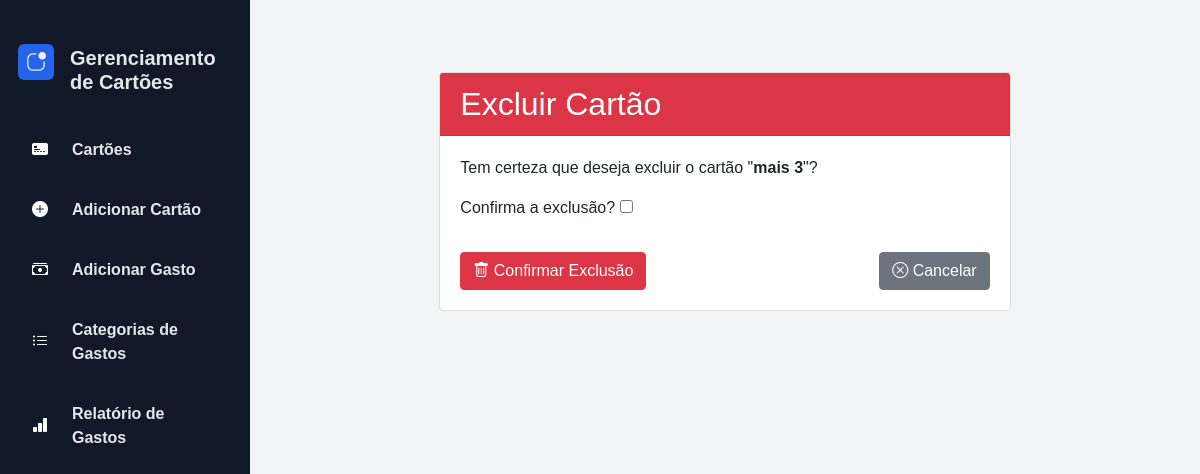
Before: /gestao_cartoes/cartao/excluir/7/ with the older database file.
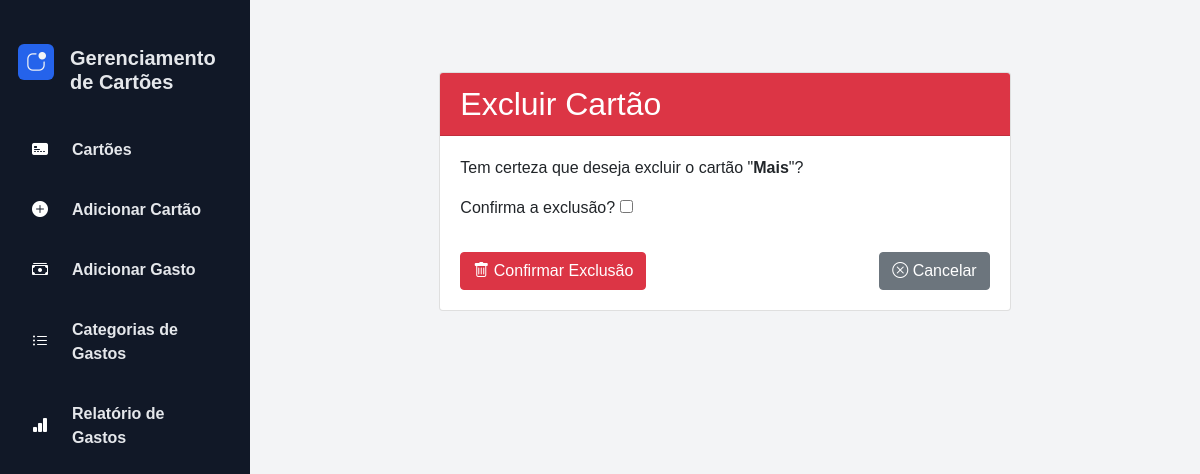
After: the same page with the newer database file.
### gestao_cartoes/models.py (models this page shows, shortened)
class Cartao(models.Model):
    nome = models.CharField(max_length=100)
    limite = models.DecimalField(max_digits=10, decimal_places=2)
    vencimento = models.IntegerField()
    imagem = models.ImageField(upload_to='imagens_cartoes/', default='imagens_cartoes/default_image.jpg')

### gestao_cartoes/views.py (the view)
# urls.py: path('cartao/excluir/<int:pk>/', excluir_cartao_view, name='excluir_cartao'),
def excluir_cartao_view(request, pk):
    cartao = get_object_or_404(Cartao, pk=pk)
    if request.method == 'POST':
        form = ConfirmDeleteForm(request.POST)
        if form.is_valid() and form.cleaned_data['confirm']:
            cartao.delete()
            return redirect(reverse('lista_cartoes'))
    else:
        form = ConfirmDeleteForm()
    return render(request, 'confirmar_exclusao.html', {'form': form, 'cartao': cartao})

### gestao_cartoes/forms.py
class ConfirmDeleteForm(forms.Form):
    confirm = forms.BooleanField(label="Confirma a exclusão?", required=True)

### gestao_cartoes/templates/confirmar_exclusao.html (shortened to what this page needs)
{% extends 'base.html' %}
{% block content %}
<div class="container mt-5">
    <div class="row justify-content-center ">
        <div class="col-md-8">
            <div class="card">
                <div class="card-header bg-danger text-white">
                    <h2 class="mb-0">Excluir Cartão</h2>
                </div>
                <div class="card-body">
                    <p>Tem certeza que deseja excluir o cartão "<strong>{{ cartao.nome }}</strong>"?</p>
                    <form method="post">
                        {{ form.as_p }}
                        <div class="d-flex justify-content-between mt-4">
                            <button type="submit" class="btn btn-danger">
                                <i class="bi bi-trash"></i> Confirmar Exclusão
                            </button>
                            <a href="{% url 'lista_cartoes' %}" class="btn btn-secondary">
                                <i class="bi bi-x-circle"></i> Cancelar
                            </a>
                        </div>
                    </form>
                </div>
            </div>
        </div>
    </div>
</div>
{% endblock %}

Changed rows visible on the page:
changed Cartao: nome "mais 3" → "Mais"
